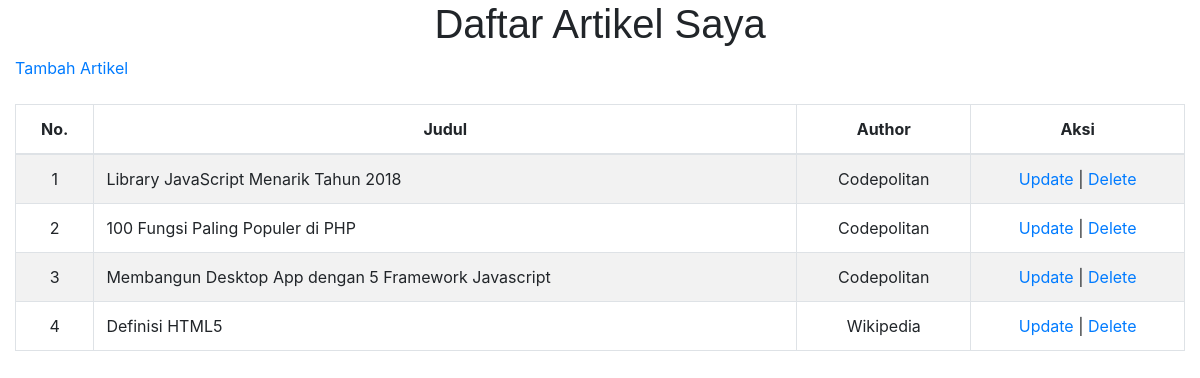
Page /index.php/artikel on the committed database.
### tables this page shows
CREATE TABLE `artikel`  (
  `id_artikel` int(11) NOT NULL AUTO_INCREMENT,
  `judul_artikel` varchar(100) NOT NULL,
  `isi_artikel` text NOT NULL,
  `author_artikel` varchar(50) NOT NULL,
  `tanggal_artikel` timestamp(0) NOT NULL DEFAULT CURRENT_TIMESTAMP ON UPDATE CURRENT_TIMESTAMP(0),
  `id_kategori` int(11) NOT NULL,
  PRIMARY KEY (`id_artikel`) USING BTREE,
  INDEX `RELASI_KATEGORI`(`id_kategori`) USING BTREE,
  CONSTRAINT `RELASI_KATEGORI` FOREIGN KEY (`id_kategori`) REFERENCES `kategori` (`id_kategori`) ON DELETE CASCADE ON UPDATE CASCADE
);

### application/controllers/Artikel.php (called while the page is built, shortened)
<?php
class Artikel extends CI_Controller {
	function __construct(){
		$this->load->model('Artikel_Model');
		$this->load->model('Kategori_Model');
	}
	public function index(){
		$data['artikel_data'] = $this->Artikel_Model->get_all()->result_array();
		$this->load->view('artikel/index', $data);
	}
}

### index.php (called while the page is built, shortened)
<?php
require_once BASEPATH.'core/CodeIgniter.php';

### application/models/Artikel_Model.php (called while the page is built, shortened)
<?php
class Artikel_Model extends CI_Model{
	private $table = 'artikel';
	function get_all(){
		return $this->db->get($this->table);
	}
}

### application/views/artikel/index.php (the view, shortened to what this page needs)
<!DOCTYPE html>
<html>
<head>
	<link rel="stylesheet" href="https://stackpath.bootstrapcdn.com/bootstrap/4.1.3/css/bootstrap.min.css"
>
</head>
<body>
 <div class="container-fluid">
    <h1 class="text-center" style="font-family: helvetica;">Daftar Artikel Saya</h1>
	<a href="<?php echo site_url('artikel/add'); ?>">Tambah Artikel</a><br/><br/>
	<div class="table-responsive">
	<table class="table table-bordered table-striped">
		<thead class="text-center">
			<tr>
				<th>No.</th>
				<th>Judul</th>
				<th>Author</th>
				<th>Aksi</th>
			</tr>
		</thead>
		<tbody class="text-center">
			<?php
				if(count($artikel_data) > 0){
					foreach($artikel_data as $key => $artikel){
						?>
						<tr>
							<td><?php echo $key + 1; ?></td>
							<td class="text-left"><?php echo $artikel['judul_artikel']; ?></td>
							<td><?php echo $artikel['author_artikel']; ?></td>
							<td>
								<a href="<?php echo site_url('artikel/update/'.$artikel['id_artikel']); ?>">Update</a> |
								<a href="<?php echo site_url('artikel/delete/'.$artikel['id_artikel']); ?>">Delete</a>
							</td>
						</tr>
						<?php
					}
				}else{
					?>
					<tr>
						<td colspan="4">Tidak ada artikel.</td>
					</tr>
					<?php
				}
			?>
		</tbody>
	</table>
	</div>
 </div>
</body>
</html>

### rows in the picture
artikel: judul_artikel "Library JavaScript Menarik Tahun 2018", author_artikel "Codepolitan"
artikel: judul_artikel "100 Fungsi Paling Populer di PHP", author_artikel "Codepolitan"
artikel: judul_artikel "Membangun Desktop App dengan 5 Framework Javascript", author_artikel "Codepolitan"
artikel: judul_artikel "Definisi HTML5", author_artikel "Wikipedia"
